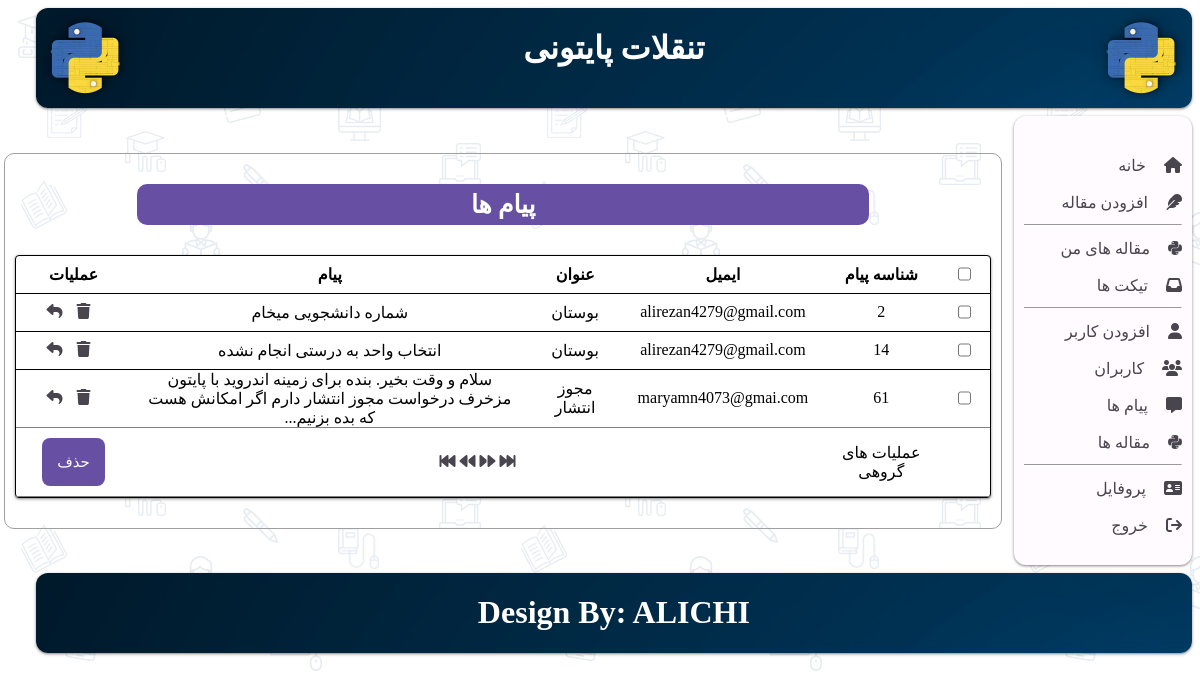
The app's page /index.php?p=messages (signed in) with its own data.
### tables this page shows
CREATE TABLE IF NOT EXISTS `message` (
  `id` int NOT NULL AUTO_INCREMENT,
  `email` varchar(100) NOT NULL,
  `title` varchar(100) NOT NULL,
  `description` text NOT NULL,
  PRIMARY KEY (`id`)
);

### security.php (called while the page is built, shortened)
<?php
class Authentication{
    static function check(){
        return isset( $_SESSION['uid'] );
    }
    static function urole(){
        return $_SESSION['uinfo']['role'];
    }
    static function uaccess(){
        return $_SESSION['uinfo']['level'];
    }
}
class Authorization{
    static function checkRole(){
        return Authentication::urole() == "admin";
    }
    static function checkAccess(){
        return Authentication::uaccess() == "read-write";
    }
}
?>

### config.php (called while the page is built)
<?php
    $db_host = 'localhost';
    $db_user = 'root';
    $db_pass = '';
    $db_name = 'pydb';
?>

### lib/db.php (called while the page is built, shortened)
<?php
class DB {
    protected $connection;
	protected $query;
	public function __construct($dbhost = 'localhost', $dbuser = 'root', $dbpass = '', $dbname = '', $charset = 'utf8') {
		$this->connection = new mysqli($dbhost, $dbuser, $dbpass, $dbname);
		$this->connection->set_charset($charset);
	}
    public function query($query) {
		if ($this->query = $this->connection->prepare($query)) {
            $this->query->execute();
        } else {
            $this->error('Unable to prepare MySQL statement (check your syntax) - ' . $this->connection->error);
        }
		return $this;
    }
	public function fetchAll($callback = null) {
	    $params = array();
        $row = array();
	    $meta = $this->query->result_metadata();
	    while ($field = $meta->fetch_field()) {
	        $params[] = &$row[$field->name];
	    }
	    call_user_func_array(array($this->query, 'bind_result'), $params);
        $result = array();
        while ($this->query->fetch()) {
            $r = array();
            foreach ($row as $key => $val) {
                $r[$key] = $val;
            }
            if ($callback != null && is_callable($callback)) {
                $value = call_user_func($callback, $r);
                if ($value == 'break') break;
            } else {
                $result[] = $r;
            }
        }
		return $result;
	}
}
?>

### view/template/messagesTable.php (the view)
<tr>
    <td>
        <input type="checkbox" name="selects">
    </td>
    <td> <?php echo $message['id']; ?> </td>
    <td> <?php echo $message['email']; ?> </td>
    <td> <?php echo $message['title']; ?> </td>
    <td> <?php echo $message['description']; ?> </td>
    <td>
        <a class="" href="delete.php? id=<?php echo $message['id'] ?>&del=message">
            <i class="fa-solid fa-trash"></i>
        </a>
        <a class="" href="# id=<?php echo $message['id'] ?>">
            <i class="fa-solid fa-reply"></i>
        </a>
    </td>
</tr>

### index.php (shortened to what this page needs)
<!DOCTYPE html>
<html lang="fa-IR">
<head>
    <link rel="stylesheet" href="styles/style.css">
</head>
<body dir="rtl" class="grid grid-2">
    <?php
        include 'config.php';
        include 'lib/db.php';
        include 'security.php';
        include "view/template/header.php";
        include "view/template/nav.php";
        if(isset($_GET['p'])){
            $page = $_GET['p'];
            include "{$page}.php";
        }else{
            include "catalog.php";
        }
        include "view/template/footer.php";
?>
</body>
</html>

### view/template/header.php
<header class="grid grid-3">
    <img src="styles/py.png" alt="" style="margin-left:auto;">
    <h1 id="header-title">تنقلات پایتونی</h1>
    <img src="styles/py.png" alt="" style="margin-right:auto;">
</header>

### view/template/nav.php (shortened to what this page needs)
<!DOCTYPE html>
<html lang="en">
<head>
    <link rel="stylesheet" href="style.css">
</head>
<body>
    <nav class="nav">
        <ul class="menu">
            <li>
                <i class="fa-solid fa-house"></i>
                <a href="index.php">خانه</a>
            </li>
            <?php if(Authorization::checkAccess()){ ?>
            <li>
                <i class="fa-solid fa-feather"></i>
                <a href="index.php?p=addPost">افزودن مقاله</a>
            </li>
            <?php } ?>
            <hr size="1">
            <?php if(Authentication::check()){?>
            <li>
                <i class="fa-brands fa-python"></i>
                <a href="index.php?p=posts&myPosts=1">مقاله های من</a>
            </li>
            <li>
                <i class="fa-solid fa-inbox"></i>
                <a href="index.php?p=tickets">تیکت ها</a>
            </li>
            <hr size="1">
            <?php } ?>
            <?php if(Authorization::checkRole()){ ?>
            <li>
                <i class="fa-solid fa-user"></i>
                <a href="index.php?p=addUser">افزودن کاربر</a>
            </li>
            <li>
                <i class="fa-solid fa-users"></i>
                <a href="index.php?p=users">کاربران</a>
            </li>
            <li>
                <i class="fa-solid fa-message"></i>
                <a href="index.php?p=messages">پیام ها</a>
            </li>
            <li>
                <i class="fa-brands fa-python"></i>
                <a href="index.php?p=posts">مقاله ها</a>
            </li>
            <hr size="1">
            <?php } ?>
            <?php if(Authentication::check()){ ?>
            <li>
                <i class="fa-solid fa-address-card"></i>
                <a href="index.php?p=editProfile">پروفایل</a>
            </li>
            <li>
                <i class="fa-solid fa-arrow-right-from-bracket"></i>
                <a href="logout.php">خروج</a>
            </li>
            <?php } ?>
        </ul>
    </nav>
</body>
</html>

### messages.php (shortened to what this page needs)
<?php
if(!Authorization::checkRole()){
    header("Location: index.php");
}else{
    $dbc = new DB( $db_host, $db_user, $db_pass, $db_name);
    $sql = "SELECT * FROM `message`";
    $result = $dbc->query($sql);
    $row = $result->fetchAll();
    include 'view/messages_view.php';
}
?>

### view/messages_view.php (shortened to what this page needs)
<!DOCTYPE html>
<html lang="fa-IR">
<head>
</head>
<body dir="rtl">
    <div class="box large">
        <h1>پیام ها</h1>
        <form action="" method="post">
            <table class="messages_tbl">
                    <thead>
                        <tr>
                        <th><input type="checkbox" name=""></th>
                        <th>شناسه پیام</th>
                        <th>ایمیل</th>
                        <th>عنوان</th>
                        <th>پیام</th>
                        <th>عملیات</th>
                        </tr>
                    </thead>
                    <tbody>
                        <?php foreach($row as $message){
                            include 'view/template/messagesTable.php';
                        }?>
                    </tbody>
                    <tfoot>
                        <tr>
                            <td></td>
                            <td>عملیات های گروهی</td>
                            <td colspan="3"><i class="fa-solid fa-forward-fast"></i>
                            <i class="fa-solid fa-forward"></i>
                            <i class="fa-solid fa-backward"></i>
                            <i class="fa-solid fa-backward-fast"></i>
                            <td><button class="btn tbl">حذف</button></td>
                        </tr>
                    </tfoot>
            </table>
        </form>
    </div>
</body>
</html>

### view/template/footer.php
<footer>
    <h1>Design By: ALICHI</h1>
</footer>

### styles/style.css (style rules this page uses)
:root { --primary: var(--md-sys-color-primary-light); --on-primary: var(--md-sys-color-on-primary-light); --box: var(--md-sys-color-background-light); }
body { background-image: url("pattern.png"); font-family: 'Sahel FD-WOL' , 'Yekan Bakh', 'vazir', 'iransansmobile', 'B titr'; font-size: 16px; }
.box { padding: 10px; padding-top: 30px; margin: auto auto; text-align: center; border-radius: 10px; border: 1px solid rgb(160, 159, 159); }
.box.large { width: 97%; }
form { text-align: center; padding-top:20px ; padding-bottom:20px ; }
form > * { margin-top: 10px; }
.box > h1 { margin: 0 auto; background-color:var(--primary); width: 75%; text-align: center; color: var(--on-primary); border-radius: 10px; padding: 6px 0; font-size: 25px; }
a { text-decoration: none; }
header , footer { background-image: url("header.png"); background-repeat: no-repeat; background-size: cover; grid-column: span 2; color: white; width: 97%; text-align: center; box-shadow: 0px 1px 2px 0px rgba(0, 0, 0, 0.3), 0px 1px 3px 1px rgba(0, 0, 0, 0.15); border-radius:12px; }
header > img { width: 100px; height: 100px; }

### styles/button.css (style rules this page uses)
.btn { border: none; background-color: var(--primary); color: var(--on-primary); border-radius: 8px; font-size: 15px; transition-duration: 0.4s; padding: 15px 15px; }
.btn:not(a) { margin-top: 30px; }

### styles/textbox.css (style rules this page uses)
input:not(.btn , [type=radio]) { height: 30px; }

### styles/input.css (style rules this page uses)
* { accent-color: var(--primary); }

### styles/table.css (style rules this page uses)
table { width: 100%; margin: auto; border: 1px solid black; border-radius: 4px; border-spacing: 0; text-align: center; background-color: white; box-shadow: 0px 1px 2px 0px rgba(0, 0, 0, 0.3), 0px 1px 3px 1px rgba(0, 0, 0, 0.15); ; }
td,th { border-bottom: 1px solid gray; border-collapse: collapse; vertical-align: middle; }
table td, th { padding: 0 16px; }
table tr:not(:last-child) td, th { border-bottom: 1px solid black; }
a { display: inline-block; color: var(--primary); margin-right: 10px; }
.btn.tbl { margin: 10px; }

### styles/layout.css (style rules this page uses)
.grid { align-content: center; display: grid; gap: 8px; grid-template-columns: auto; }
.grid-2 { grid-template-columns: 15% 85%; }
.grid-3 { grid-template-columns: auto auto auto; }

### styles/nav.css (style rules this page uses)
:root { --surface: #FFFBFE; --on-surface-variant: #49454E; --secondary-container:#E8DEF8; --on-secondary-container: #1E192B; }
.menu { list-style-type:none; padding: 10px; }
ul.menu li > a , i { display: inline-block; text-decoration:none; color: var(--on-surface-variant); }
ul.menu li { margin-top: 10px; transition-duration: 0.4s; }
li > a { width: fit-content; padding: 4px; }
.nav { background-color:var(--surface); box-shadow: 0px 1px 2px 0px rgba(0, 0, 0, 0.3), 0px 1px 3px 1px rgba(0, 0, 0, 0.15); border-radius:12px; width:100%; }

### records on screen
message: id "2", email "alirezan4279@gmail.com", title "بوستان", description "شماره دانشجویی میخام"
message: id "14", email "alirezan4279@gmail.com", title "بوستان", description "انتخاب واحد به درستی انجام نشده"
message: id "61", email "maryamn4073@gmai.com", title "مجوز انتشار", description "سلام و وقت بخیر. بنده برای زمینه اندروید با پایتون مزخرف درخواست مجوز انتشار دارم اگر امکانش هست که بده بزنیم..."
